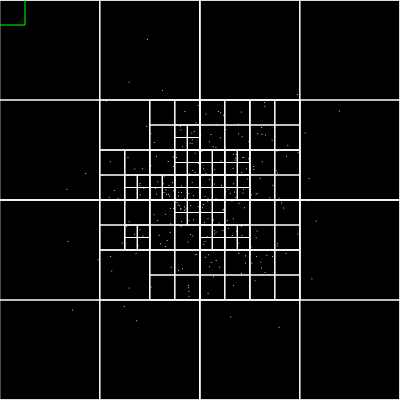
Frame 1 (no input)
Frame 60 (no input): identical to frame 1, image omitted
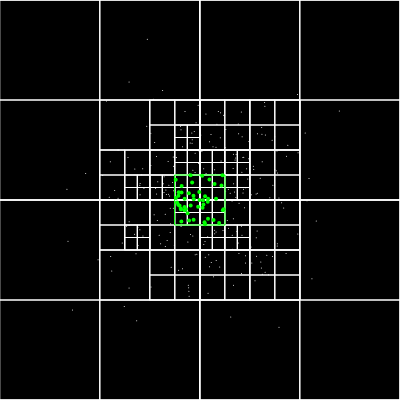
Frame 120 (the mouse pressed at the canvas centre since frame 60)

The p5.js sketch that drew these frames (run headless with seeded random() and noise() and a simulated clock; from frame 60 on, the mouse is pressed at the canvas centre):

// p5.js sketch
// ── sketch.js
let qtree;

function setup() {
  createCanvas(400,400);
  background(255);
  let boundary = new Rectangle(200,200,200,200);
  qtree = new QuadTree(boundary, 4);
  for (let i = 0; i < 300; i++) {
	let x = randomGaussian(width / 2, width / 8);
	let y = randomGaussian(height / 2, height / 8);
	let p = new Point(x, y);
	qtree.insert(p);
  }

}

function draw() {
  background(0);
  qtree.show();
  
  stroke(0, 255, 0);
  rectMode(CENTER);
  let range = new Rectangle(mouseX, mouseY,25,25);
  rect(range.x, range.y, range.w * 2, range.h * 2);
  let points = qtree.query(range);
  for (let p of points) {
	strokeWeight(4);
	point(p.x, p.y);
  }
}

// ── quadtree.js
class Point {
	constructor(x,y) {
		this.x = x;
		this.y = y;
	}
}

class Rectangle {
	constructor(x,y,w,h) {
		this.x = x;
		this.y = y;
		this.w = w;
		this.h = h;
	}
	
	contains(point) {
		return (point.x >= this.x - this.w &&
			point.x <= this.x + this.w &&
			point.y >= this.y - this.h &&
			point.y <= this.y + this.h)
	}
	intersects(range) {
		return !(range.x - range.w > this.x + this.w ||
			range.x + range.w < this.x - this.w ||
			range.y - range.h > this.y + this.h ||
			range.y + range.h < this.y - this.h);
	}
}

class QuadTree {
	constructor (boundary, n) {
		this.boundary = boundary;
		this.capacity = n;
		this.points = [];
		this.divided = false;
	}
	
	subdivide() {
		let x = this.boundary.x;
		let y = this.boundary.y;
		let w = this.boundary.w;
		let h = this.boundary.h;
		
		let ne = new Rectangle(x + w / 2, y - h / 2, h / 2, w / 2);
		this.northeast = new QuadTree(ne, this.capacity);
		let nw = new Rectangle(x - w / 2, y - h / 2, h / 2, w / 2);
		this.northwest = new QuadTree(nw, this.capacity);
		let se = new Rectangle(x + w / 2, y + h / 2, h / 2, w / 2);
		this.southeast = new QuadTree(se, this.capacity);
		let sw = new Rectangle(x - w / 2, y + h / 2, h / 2, w / 2);
		this.southwest = new QuadTree(sw, this.capacity);
		
	}
	
	insert(point) {
		
		if(!this.boundary.contains(point)) {
			return false;
		}
		if (this.points.length < this.capacity) {
			this.points.push(point);
			return true;
		} else {
			if (!this.divided) {
				this.subdivide();
				this.divided = true;
			}
			if (this.northeast.insert(point)) {
				return true;
			} else if (this.northwest.insert(point)) {
				return true;
			} else if (this.southeast.insert(point)) {
				return true;
			} else if (this.southwest.insert(point)) {
				return true;
			}
		}
	}
	
	query(range, found) {
		if (!found) {
			found = [];
		}
		if (!this.boundary.intersects(range)) {
			return found;
		} else {
			for (let p of this.points) {
				if (range.contains(p)) {
					found.push(p);
				}
			}
			if (this.divided) {
				this.northwest.query(range, found);
				this.northeast.query(range, found);
				this.southwest.query(range, found);
				this.southeast.query(range, found);
			}
		}
		return found;
	}
	show() {
		stroke(255);
		strokeWeight(1);
		noFill();
		rectMode(CENTER);
		rect(this.boundary.x, this.boundary.y, this.boundary.w * 2, this.boundary.h * 2);
		if (this.divided) {
			this.northwest.show();
			this.northeast.show();
			this.southwest.show();
			this.southeast.show();
		}	
		for (let p of this.points) {
			//strokeWeight(4)
			point(p.x, p.y);
		}
	}
}
